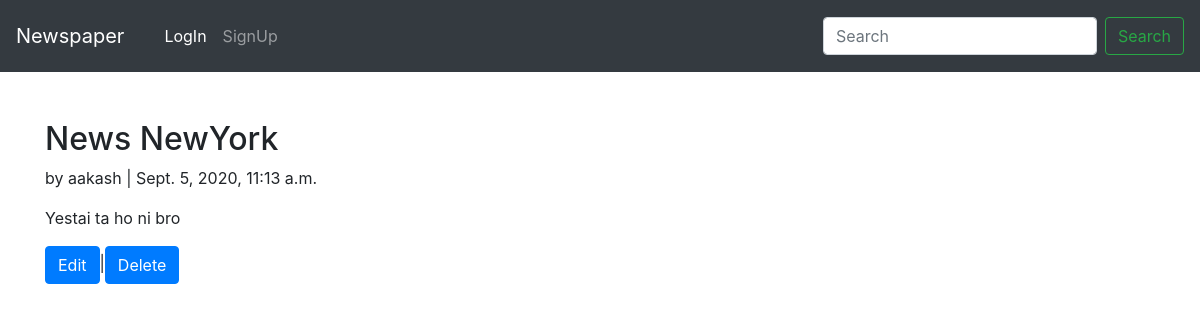
The page /article/4/detail/ on the database its author committed.
### articles/models.py (models this page shows, shortened)
class Article(models.Model):
    title=models.CharField(max_length=100)
    author=models.ForeignKey(get_user_model(),on_delete=models.CASCADE)
    time=models.DateTimeField(auto_now_add=True)
    body=models.TextField()

### users/models.py (models this page shows)
class CustomUser(AbstractUser):
    age=models.PositiveIntegerField(null=True,blank=True)

### articles/views.py (the view)
# urls.py: path('<int:pk>/detail/',ArticleDetailView.as_view(),name='article_detail'),
class ArticleDetailView(DetailView):
    model = Article
    template_name = "article_detail.html"
    login_url='login'

### templates/article_detail.html
{% extends 'base.html' %}
{% block content %}
    <div class='container'>
        <h2>{{object.title}}</h2>
        <p>by {{ object.author }} | {{ object.time }}</p>
        <p>{{ object.body }}</p>
        <a href="{% url 'article_edit' object.pk%}"><button type="button" class="btn btn-primary">Edit</button></a>|<a href="{% url 'article_delete' object.pk%}"><button type="button" class="btn btn-primary">Delete</button></a>
    </div>
{% endblock content %}

### rows shown on the page
Article: title "News NewYork", author "aakash", time "Sept. 5, 2020, 11:13 a.m.", body "Yestai ta ho ni bro"
